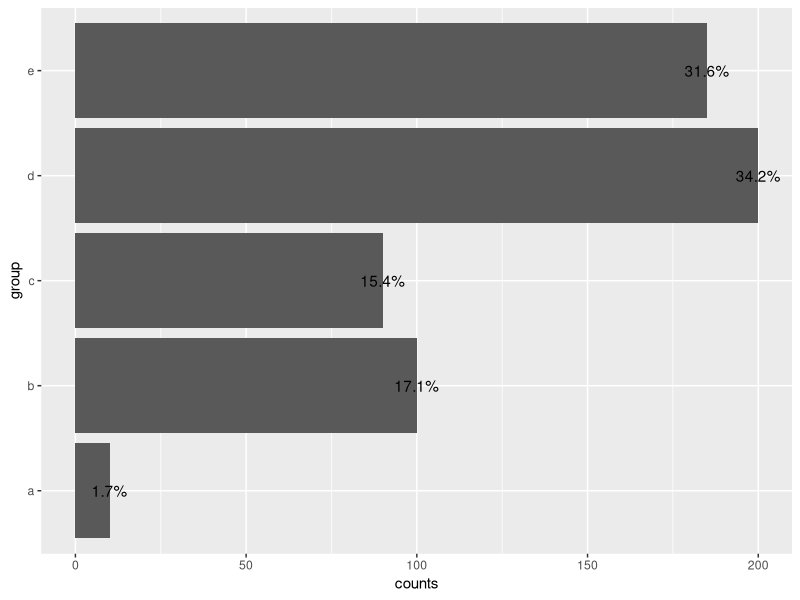
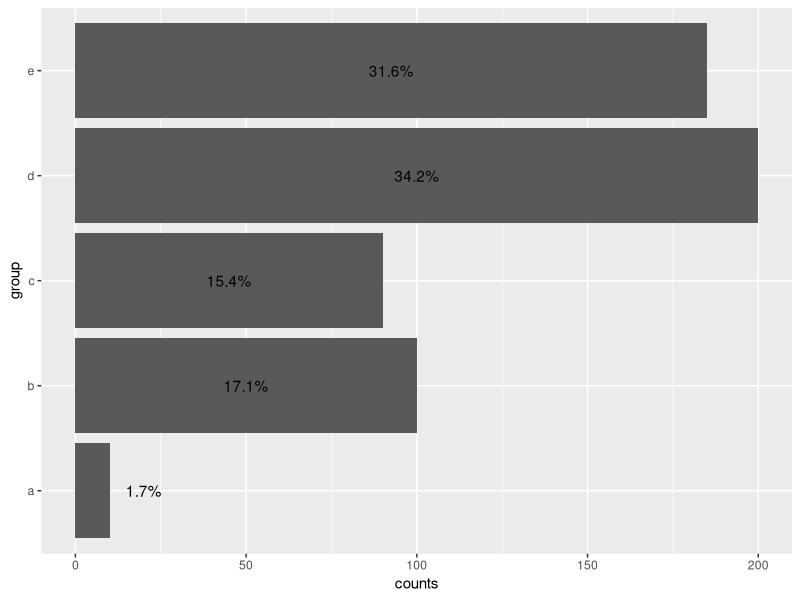
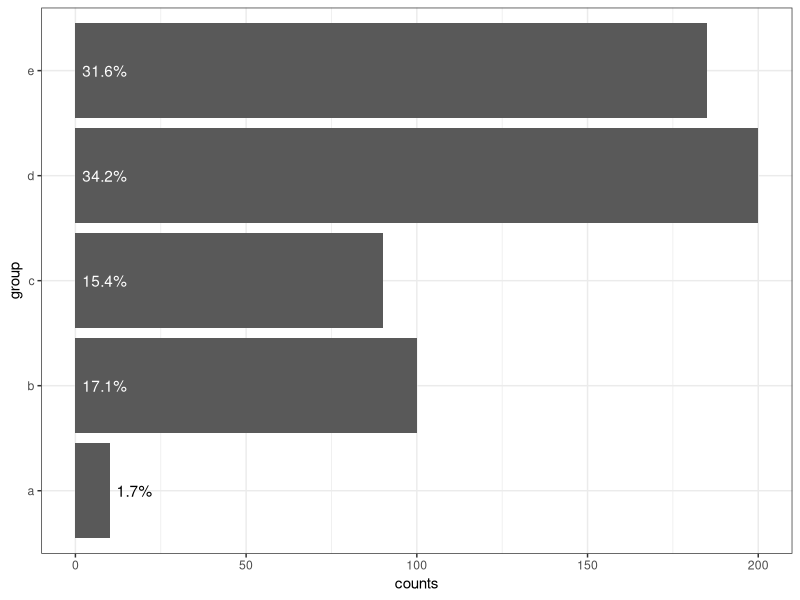

Generate these figures, in order, with R:
# packages ----------------------------------------------------------------

library(tidyverse)

# description -------------------------------------------------------------
# Label a bar graph, but scale the positions of the labels based on how big the bar is. For big bars, labels go in the middle. For small bars, they go on the end

# example -----------------------------------------------------------------

d <- tibble(group = letters[1:5],
            counts = c(10, 100, 90, 200, 185)) %>% 
  mutate(pct = counts/sum(counts))

# this looks kinda bad, we'd like to put the labels inside, but the smallest bar is too small to fit a label
d %>% 
  ggplot(aes(x = counts, y = group)) +
  geom_col() +
  geom_text(aes(label = scales::percent(pct)))
            
# with this one, we say that for "small bars", which are less than 10% the size of the biggest bar, we put the label on top, by a distance of 5% of the biggest bar
d %>% 
  ggplot(aes(x = counts, y = group)) +
  geom_col() +
  geom_text(aes(label = scales::percent(pct), x = if_else(counts > 0.1*max(counts), counts/2, counts+ 0.05*max(counts))))

# we can do it slightly differently too, putting all labels as far left as possible, or on top of the bar. we use hjust to left-justify all labels, and nudge_x to push them off of 0 or the top of the bar by some small amount. we also modify the color of the label based on where it's going

d %>% 
  ggplot(aes(x = counts, y = group)) +
  geom_col() +
  geom_text(aes(label = scales::percent(pct), 
                x = if_else(counts > 0.1*max(counts), 0, counts),
                color = if_else(counts > 0.1*max(counts), "white", "black")),
            nudge_x = 0.01*max(d$counts), hjust = 0) +
  scale_color_identity() +
  theme_bw()
